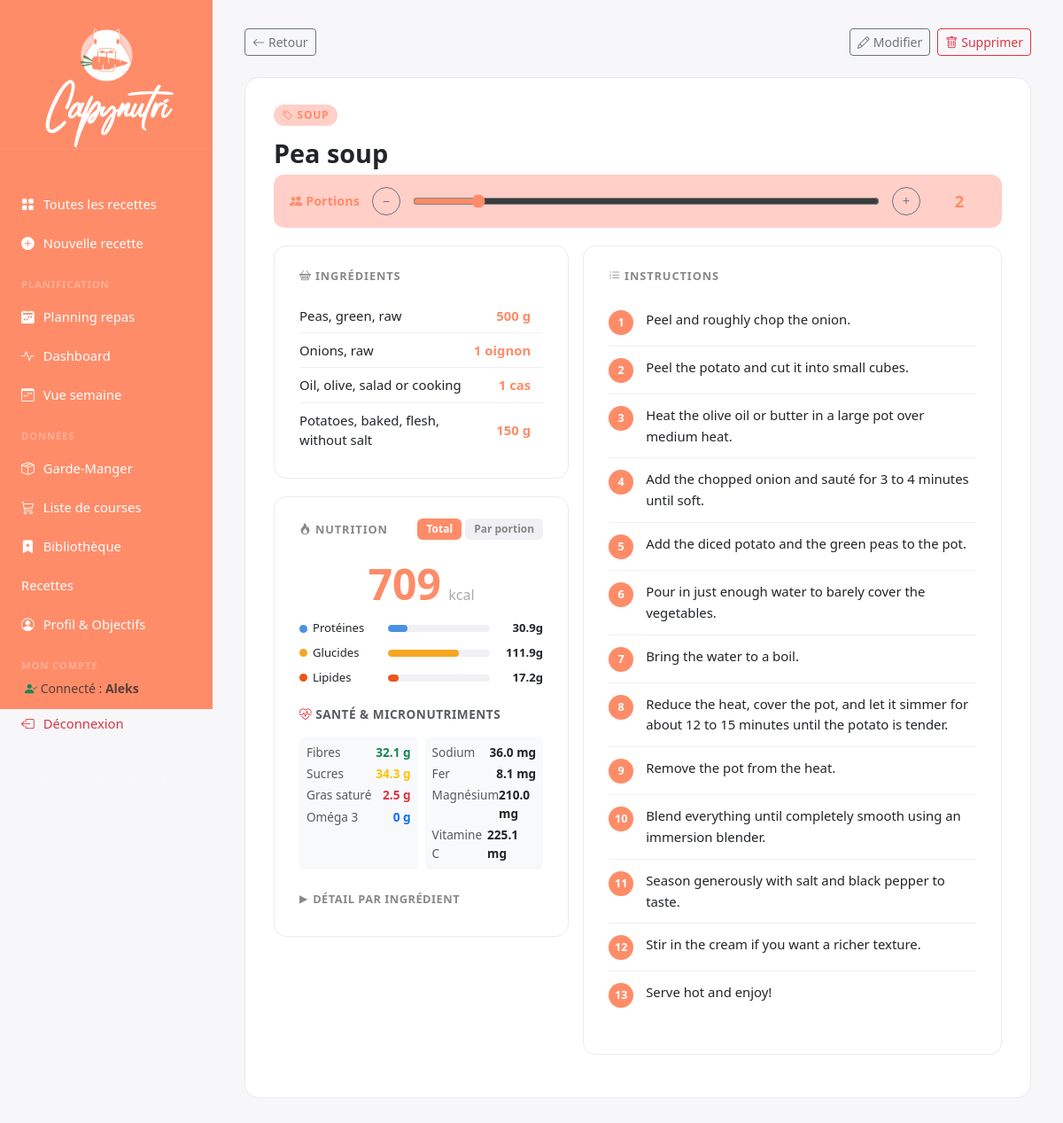
The page /recipe/1 (signed in) on the database its author committed.
### tables this page shows
CREATE TABLE users (
                id INTEGER PRIMARY KEY AUTOINCREMENT,
                username TEXT UNIQUE NOT NULL,
                password_hash TEXT NOT NULL,
                created_at TIMESTAMP DEFAULT CURRENT_TIMESTAMP
            );

CREATE TABLE categories (
                id   INTEGER PRIMARY KEY AUTOINCREMENT,
                name TEXT NOT NULL UNIQUE
            );

CREATE TABLE recipes (
                id           INTEGER PRIMARY KEY AUTOINCREMENT,
                name         TEXT NOT NULL,
                category_id  INTEGER REFERENCES categories(id) ON DELETE SET NULL,
                servings     REAL NOT NULL DEFAULT 1,
                instructions TEXT,
                created_at   TIMESTAMP DEFAULT CURRENT_TIMESTAMP
            );

CREATE TABLE ingredients (
                id        INTEGER PRIMARY KEY AUTOINCREMENT,
                recipe_id INTEGER NOT NULL REFERENCES recipes(id) ON DELETE CASCADE,
                name      TEXT NOT NULL,
                quantity  REAL NOT NULL,
                unit      TEXT NOT NULL DEFAULT '',
    kcal  REAL,
    protein_g  REAL,
    carbs_g  REAL,
    fat_g  REAL,
    sugars_g  REAL,
    fiber_g  REAL,
    saturated_g  REAL,
    monounsat_g  REAL,
    polyunsat_g  REAL,
    sodium_mg  REAL,
    calcium_mg  REAL,
    iron_mg  REAL,
    potassium_mg  REAL,
    magnesium_mg  REAL,
    zinc_mg  REAL,
    vit_a_mcg  REAL,
    vit_c_mg  REAL,
    vit_d_mcg  REAL,
    vit_b1_mg  REAL,
    vit_b2_mg  REAL,
    vit_b3_mg  REAL,
    vit_b6_mg  REAL,
    vit_b9_mcg  REAL,
    vit_b12_mcg  REAL,
    cholesterol_mg  REAL,
    trans_fat_g  REAL,
    omega3_g  REAL,
    omega6_g  REAL,
    phosphorus_mg  REAL,
    selenium_mcg  REAL,
    copper_mg  REAL,
    manganese_mg  REAL,
    vit_e_mg  REAL,
    vit_k_mcg  REAL,
                _placeholder INTEGER
            );

### routes/recipes.py (the view)
@recipes_bp.route("/recipe/<int:recipe_id>")
@login_required
def view_recipe(recipe_id):
    recipe = crud.get_recipe(recipe_id)
    if not recipe:
        flash("Recette introuvable.", "error")
        return redirect(url_for("recipes.index"))
    servings = request.args.get("servings", recipe.servings, type=float)
    scale    = recipe.scale_factor(servings)
    ing_names = [ing.name for ing in recipe.ingredients]
    best_prices = pricing_db.get_best_prices(ing_names)
    base_cost = 0.0
    for ing in recipe.ingredients:
        norm_name = crud._norm(ing.name)
        prices = best_prices.get(norm_name)
        ing.estimated_cost = 0.0
        ing.cheapest_shop = None
        if prices:
            best = prices[0]
            ing.cheapest_shop = best["shop_name"]
            ing.estimated_cost = pricing_db.calculate_cost(ing.quantity, ing.unit, best["price"], best["ref_unit"])
            base_cost += ing.estimated_cost
    cost_per_serving = base_cost / recipe.servings if recipe.servings > 0 else 0
    return render_template("recipe.html", recipe=recipe, servings=servings, scale=scale,
                           base_cost=base_cost, cost_per_serving=cost_per_serving)

### templates/recipe.html (shortened to what this page needs)
{% extends "base.html" %}
{% block content %}
<div class="d-flex justify-content-between align-items-center mb-4">
  <a href="{{ url_for('recipes.index') }}" class="btn btn-sm btn-outline-secondary d-flex align-items-center gap-1">
    <i class="bi bi-arrow-left"></i> Retour
  </a>
  <div class="d-flex gap-2">
    <a href="{{ url_for('recipes.edit_recipe', recipe_id=recipe.id) }}" class="btn btn-sm btn-outline-secondary d-flex align-items-center gap-1">
      <i class="bi bi-pencil"></i> Modifier
    </a>
    <form method="post" action="{{ url_for('recipes.delete_recipe', recipe_id=recipe.id) }}"
          onsubmit="return confirm('Supprimer {{ recipe.name }} ?')">
      <button class="btn btn-sm btn-outline-danger d-flex align-items-center gap-1">
        <i class="bi bi-trash"></i> Supprimer
      </button>
    </form>
  </div>
</div>
<div class="detail-header position-relative">
  {% if recipe.category %}
  <div class="detail-category"><i class="bi bi-tag"></i> {{ recipe.category }}</div>
  {% endif %}
  <h1>{{ recipe.name }}</h1>
{% if recipe.ingredients %}
<div class="portion-control" id="portionControl">
  <label><i class="bi bi-people-fill"></i> Portions</label>
  <button class="btn btn-sm btn-outline-secondary" id="btnMinus" style="border-radius:50%;width:32px;height:32px;padding:0">−</button>
  <input type="range" id="servingSlider"
    min="0.5" max="{{ [recipe.servings * 6, 20]|min }}"
    step="0.5" value="{{ servings }}">
  <button class="btn btn-sm btn-outline-secondary" id="btnPlus" style="border-radius:50%;width:32px;height:32px;padding:0">+</button>
  <div class="portion-val" id="servingDisplay">
    {{ servings|int if servings == servings|int else servings }}
  </div>
</div>
{% endif %}
<div class="row g-3">
  <div class="col-lg-5">
    {% if recipe.ingredients %}
    <div class="panel">
      <div class="panel-title"><i class="bi bi-basket2"></i> Ingrédients</div>
      <table class="ing-table" id="ingTable">
        {% for ing in recipe.ingredients %}
        <tr>
          <td>{{ ing.name }}</td>
          <td class="ing-qty" data-base="{{ ing.quantity }}" data-unit="{{ ing.unit }}">
            {{ ing.quantity|int if ing.quantity == ing.quantity|int else ing.quantity }}{% if ing.unit %}&nbsp;{{ ing.unit }}{% endif %}
          </td>
        </tr>
        {% endfor %}
      </table>
    </div>
    {% endif %}
    {% if recipe.has_nutrition %}
    {% set total = recipe.total_nutrition(scale) %}
    {% set per_serving = recipe.nutrition_per_serving(servings) %}
    <div class="panel nutr-panel" id="nutrPanel">
      <div class="panel-title d-flex justify-content-between align-items-center">
        <span><i class="bi bi-fire"></i> Nutrition</span>
        <div class="nutr-toggle-wrap">
          <button class="nutr-view-btn active" data-view="total">Total</button>
          <button class="nutr-view-btn" data-view="perserving">Par portion</button>
        </div>
      </div>
      <div class="kcal-big" id="kcalBig">
        <span class="kcal-num"
              data-total="{{ total.kcal if total else 0 }}"
              data-per="{{ per_serving.kcal if per_serving else 0 }}"
              id="kcalNum">{{ total.kcal|int if total else '—' }}</span>
        <span class="kcal-unit">kcal</span>
      </div>
      {% if total %}
      {% set macro_total = (total.protein_g or 0) + (total.carbs_g or 0) + (total.fat_g or 0) %}
      <div class="macro-bars" id="macroBars"
           data-p-total="{{ total.protein_g or 0 }}"  data-p-per="{{ per_serving.protein_g if per_serving else 0 }}"
           data-c-total="{{ total.carbs_g or 0 }}"    data-c-per="{{ per_serving.carbs_g if per_serving else 0 }}"
           data-f-total="{{ total.fat_g or 0 }}"      data-f-per="{{ per_serving.fat_g if per_serving else 0 }}"
           data-macro-total="{{ macro_total }}">
        {% set pct_p = ((total.protein_g or 0) / macro_total * 100) | round(1) if macro_total > 0 else 0 %}
        {% set pct_c = ((total.carbs_g   or 0) / macro_total * 100) | round(1) if macro_total > 0 else 0 %}
        {% set pct_f = ((total.fat_g     or 0) / macro_total * 100) | round(1) if macro_total > 0 else 0 %}
        <div class="macro-row">
          <div class="macro-label"><span class="macro-dot" style="background:#4a90e2"></span>Protéines</div>
          <div class="macro-bar-wrap">
            <div class="macro-bar" style="width:{{ pct_p }}%;background:#4a90e2" id="barProtein"></div>
          </div>
          <div class="macro-val" id="valProtein">{{ (total.protein_g or 0)|round(1) }}g</div>
        </div>
        <div class="macro-row">
          <div class="macro-label"><span class="macro-dot" style="background:#f5a623"></span>Glucides</div>
          <div class="macro-bar-wrap">
            <div class="macro-bar" style="width:{{ pct_c }}%;background:#f5a623" id="barCarbs"></div>
          </div>
          <div class="macro-val" id="valCarbs">{{ (total.carbs_g or 0)|round(1) }}g</div>
        </div>
        <div class="macro-row">
          <div class="macro-label"><span class="macro-dot" style="background:#e8571a"></span>Lipides</div>
          <div class="macro-bar-wrap">
            <div class="macro-bar" style="width:{{ pct_f }}%;background:#e8571a" id="barFat"></div>
          </div>
          <div class="macro-val" id="valFat">{{ (total.fat_g or 0)|round(1) }}g</div>
        </div>
      </div>
      {% endif %} {% if total %}
      <div class="nutr-micros mt-4 mb-3">
        <h6 class="text-muted mb-3" style="font-size: 0.85rem; font-weight: 700; text-transform: uppercase; letter-spacing: 0.5px;">
          <i class="bi bi-heart-pulse text-danger"></i> Santé & Micronutriments
        </h6>
        <div class="row g-2" style="font-size: 0.85rem;">
          <div class="col-6">
            <div class="p-2 bg-light rounded h-100">
              <div class="d-flex justify-content-between mb-1">
                <span class="text-muted">Fibres</span>
                <strong class="text-success" id="valFiber" data-base="{{ total.fiber_g or 0 }}">{{ (total.fiber_g or 0)|round(1) }} g</strong>
              </div>
              <div class="d-flex justify-content-between mb-1">
                <span class="text-muted">Sucres</span>
                <strong class="text-warning" id="valSugar" data-base="{{ total.sugars_g or 0 }}">{{ (total.sugars_g or 0)|round(1) }} g</strong>
              </div>
              <div class="d-flex justify-content-between mb-1">
                <span class="text-muted">Gras saturé</span>
                <strong class="text-danger" id="valSatFat" data-base="{{ total.saturated_g or 0 }}">{{ (total.saturated_g or 0)|round(1) }} g</strong>
              </div>
              <div class="d-flex justify-content-between">
                <span class="text-muted">Oméga 3</span>
                <strong class="text-primary" id="valOmega" data-base="{{ total.omega3_g or 0 }}">{{ (total.omega3_g or 0)|round(2) }} g</strong>
              </div>
            </div>
          </div>
          <div class="col-6">
            <div class="p-2 bg-light rounded h-100">
              <div class="d-flex justify-content-between mb-1">
                <span class="text-muted">Sodium</span>
                <strong id="valSodium" data-base="{{ total.sodium_mg or 0 }}">{{ (total.sodium_mg or 0)|round(0) }} mg</strong>
              </div>
              <div class="d-flex justify-content-between mb-1">
                <span class="text-muted">Fer</span>
                <strong id="valIron" data-base="{{ total.iron_mg or 0 }}">{{ (total.iron_mg or 0)|round(1) }} mg</strong>
              </div>
              <div class="d-flex justify-content-between mb-1">
                <span class="text-muted">Magnésium</span>
                <strong id="valMag" data-base="{{ total.magnesium_mg or 0 }}">{{ (total.magnesium_mg or 0)|round(0) }} mg</strong>
              </div>
              <div class="d-flex justify-content-between">
                <span class="text-muted">Vitamine C</span>
                <strong id="valVitC" data-base="{{ total.vit_c_mg or 0 }}">{{ (total.vit_c_mg or 0)|round(1) }} mg</strong>
              </div>
            </div>
          </div>
        </div>
      </div>
      {% endif %}
      <details class="nutr-details" id="nutrDetails">
        <summary>Détail par ingrédient</summary>
      </details>
    </div>
    {% endif %}
  </div>
  {% if recipe.instructions %}
  <div class="col-lg-7">
    <div class="panel steps">
      <div class="panel-title"><i class="bi bi-list-ol"></i> Instructions</div>
      <ol>
        {% for step in recipe.instructions.split('\n') %}
          {% if step.strip() %}<li>{{ step.strip() }}</li>{% endif %}
        {% endfor %}
      </ol>
    </div>
  </div>
  {% endif %}
</div>
{% endblock %}

### templates/base.html (shortened to what this page needs)
<!DOCTYPE html>
<html lang="en">
<head>
  <link href="https://cdn.jsdelivr.net/npm/bootstrap@5.3.3/dist/css/bootstrap.min.css" rel="stylesheet">
  <link href="https://cdn.jsdelivr.net/npm/bootstrap-icons@1.11.3/font/bootstrap-icons.css" rel="stylesheet">
  <link rel="stylesheet" href="{{ url_for('static', filename='css/dashboard.css') }}">
</head>
<body>
<div id="sidebar">
  <div class="brand d-flex flex-column align-items-center mb-4 mt-2">
  <img src="{{ url_for('static', filename='logo.png') }}" alt="Logo Capynutri" style="height: 60px; border-radius: 12px; margin-bottom: 10px;">
  <div style="font-family: 'Radicalis', cursive; color: #ffffff; font-size: 2.2rem; margin-top: -5px;">
    Capynutri
  </div>
</div>
  <nav>
    <a href="{{ url_for('recipes.index') }}" class="{{ 'active' if request.endpoint == 'index' and not request.args.get('category') else '' }}">
      <i class="bi bi-grid-fill"></i> Toutes les recettes
    </a>
    <a href="{{ url_for('recipes.new_recipe') }}" class="{{ 'active' if request.endpoint == 'new_recipe' else '' }}">
      <i class="bi bi-plus-circle-fill"></i> Nouvelle recette
    </a>
    <div class="nav-section">Planification</div>
    <a href="{{ url_for('planning.meal_plan') }}" class="{{ 'active' if request.endpoint == 'meal_plan' else '' }}">
      <i class="bi bi-calendar2-week-fill"></i> Planning repas
    </a>
    <a href="{{ url_for('tracking.dashboard') }}" class="{{ 'active' if request.endpoint == 'dashboard' else '' }}">
      <i class="bi bi-activity"></i> Dashboard
    </a>
    <a href="{{ url_for('planning.week_view') }}" class="{{ 'active' if request.endpoint == 'week_view' else '' }}">
      <i class="bi bi-calendar3-week"></i> Vue semaine
    </a>
    <div class="nav-section">Données</div>
    <a href="{{ url_for('planning.pantry') }}" class="{{ 'active' if request.endpoint == 'pantry' else '' }}">
      <i class="bi bi-box-seam"></i> Garde-Manger
    </a>
    <a href="{{ url_for('planning.shopping_list') }}" class="{{ 'active' if request.endpoint == 'shopping_list' else '' }}">
      <i class="bi bi-cart3"></i> Liste de courses
    </a>
    <a href="{{ url_for('library.library') }}" class="{{ 'active' if request.endpoint in ['library','library_edit'] else '' }}">
      <i class="bi bi-bookmark-star-fill"></i> Bibliothèque
    </a>
    <a href="{{ url_for('recipes.index') if 'recipes.index' in endpoints else '#' }}"
      class="{{ 'active' if request.endpoint == 'recipes.index' else '' }}">
      Recettes
    </a>
    <a href="{{ url_for('tracking.profile') }}" class="{{ 'active' if request.endpoint == 'profile' else '' }}">
      <i class="bi bi-person-circle"></i> Profil & Objectifs
    </a>
    <div class="nav-section">Mon Compte</div>
    {% if current_user.is_authenticated %}
      <div class="px-3 mb-2 small text-muted">
        <i class="bi bi-person-check-fill text-success"></i> Connecté : <strong>{{ current_user.username }}</strong>
      </div>
      <a href="{{ url_for('auth.logout') }}" class="text-danger">
        <i class="bi bi-box-arrow-left"></i> Déconnexion
      </a>
    {% else %}
      <a href="{{ url_for('login') }}" class="{{ 'active' if request.endpoint == 'login' else '' }}">
        <i class="bi bi-box-arrow-in-right"></i> Se connecter
      </a>
    {% endif %}
  </nav>
  <div class="sidebar-footer">Planning + Bibliothèque actifs</div>
</div>
<div id="main">
  {% block content %}{% endblock %}
</div>
</body>
</html>

### rows shown on the page
users: username "Aleks"
categories: category "SOUP"
recipes: name "Pea soup", servings "2"
ingredients: name "Peas, green, raw", quantity "500", unit "g"
ingredients: name "Onions, raw", quantity "1", unit "oignon"
ingredients: name "Oil, olive, salad or cooking", quantity "1", unit "cas"
ingredients: name "Potatoes, baked, flesh, without salt", quantity "150", unit "g"

### other values the page prints
{{ total.kcal|int if total else '—' }} "709"
{{ (total.protein_g or 0)|round(1) }} "30.9"
{{ (total.carbs_g or 0)|round(1) }} "111.9"
{{ (total.fat_g or 0)|round(1) }} "17.2"
{{ (total.fiber_g or 0)|round(1) }} "32.1"
{{ (total.sugars_g or 0)|round(1) }} "34.3"
{{ (total.saturated_g or 0)|round(1) }} "2.5"
{{ (total.omega3_g or 0)|round(2) }} "0"
{{ (total.sodium_mg or 0)|round(0) }} "36.0"
{{ (total.iron_mg or 0)|round(1) }} "8.1"
{{ (total.magnesium_mg or 0)|round(0) }} "210.0"
{{ (total.vit_c_mg or 0)|round(1) }} "225.1"
{{ step.strip() }} "Peel and roughly chop the onion." "Peel the potato and cut it into small cubes." "Heat the olive oil or butter in a large pot over medium heat." "Add the chopped onion and sauté for 3 to 4 minutes until soft." "Add the diced potato and the green peas to the pot." "Pour in just enough water to barely cover the vegetables." "Bring the water to a boil." "Reduce the heat, cover the pot, and let it simmer for about 12 to 15 minutes until the potato is tender." "Remove the pot from the heat." "Blend everything until completely smooth using an immersion blender." "Season generously with salt and black pepper to taste." "Stir in the cream if you want a richer texture." "Serve hot and enjoy!"
